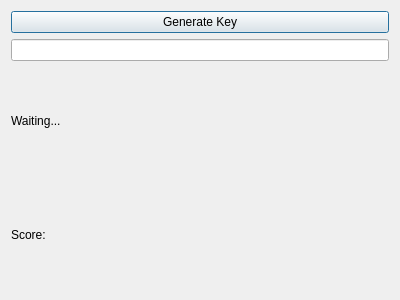
<?xml version="1.0" encoding="UTF-8"?>
<ui version="4.0">
 <class>Dialog</class>
 <widget class="QDialog" name="Dialog">
  <property name="geometry">
   <rect>
    <x>0</x>
    <y>0</y>
    <width>400</width>
    <height>300</height>
   </rect>
  </property>
  <property name="windowTitle">
   <string>Dialog</string>
  </property>
  <layout class="QVBoxLayout" name="verticalLayout">
   <item>
    <widget class="QPushButton" name="pushButton_generate">
     <property name="text">
      <string>Generate Key</string>
     </property>
    </widget>
   </item>
   <item>
    <widget class="QLineEdit" name="lineEdit_key"/>
   </item>
   <item>
    <widget class="QLabel" name="label_verify">
     <property name="text">
      <string>Waiting...</string>
     </property>
    </widget>
   </item>
   <item>
    <widget class="QLabel" name="label_score">
     <property name="text">
      <string>Score:</string>
     </property>
    </widget>
   </item>
  </layout>
 </widget>
 <resources/>
 <connections/>
</ui>
